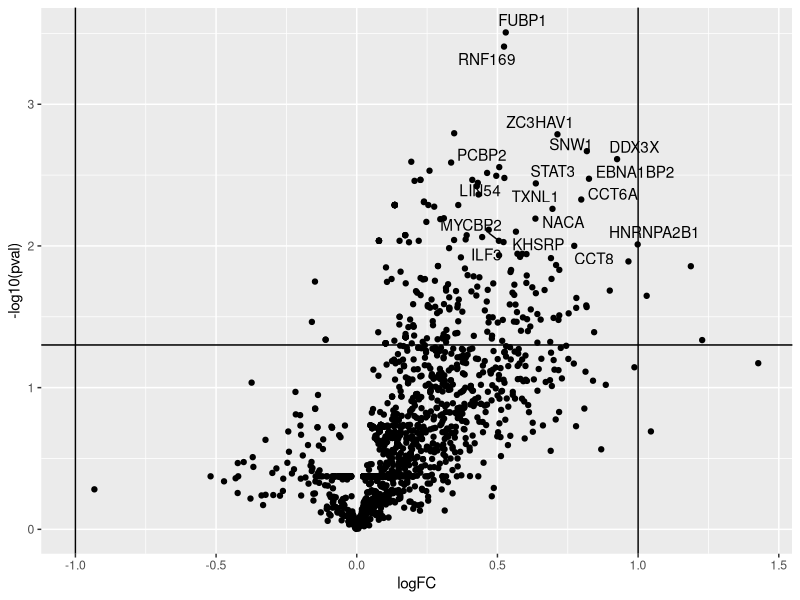

This chart was generated by the following R code:
## ---- chunk 1
library("tidyverse")
library("ggrepel")
## ---- chunk 2
res <- suppressMessages(read_csv("data/BioID3.csv")) %>%
    rowwise() %>%
    mutate(pval = t.test(c(WT_1, WT_2, WT_3),
                         c(MUT_1, MUT_2, MUT_3))$p.value) %>%
    rowwise() %>%
    mutate(mean_wt = mean(c(WT_1, WT_2, WT_3)),
           mean_mut = mean(c(MUT_1, MUT_2, MUT_3))) %>%    
    mutate(logFC = log((mean_wt + 1) / (mean_mut + 1)))

ggplot(data = res,
       aes(x = logFC, y = -log10(pval),
           label = gene_symbol)) +
    geom_point() +
    geom_hline(yintercept = -log10(0.05)) + 
    geom_vline(xintercept = c(-1, 1)) +
    geom_text_repel(data = subset(res, pval < 0.01 & logFC > 0.5))
